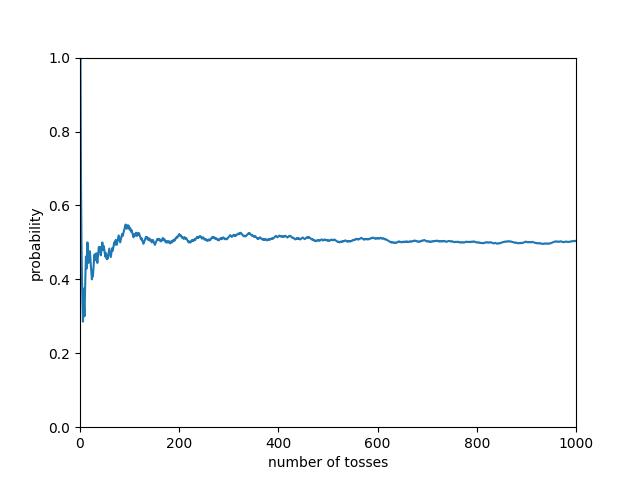

Source code (Python):
import numpy as np
import scipy as sp
import matplotlib.pyplot as plt
rng = np.random.default_rng()

def bernoulli(p,U):
    return (U < p) # if u < p  it returns 1 , 1 => H otherwhise  0 => T



n = 1000
U = rng.random(n)
toss = bernoulli(0.5 ,U)

avg = [sum(toss[:i])/i for i in range(1,n+1)]
plt.xlabel("number of tosses")
plt.ylabel("probability")

plt . axis([0,n,0,1])
plt . plot(range(0,n) , avg)

plt.show()
